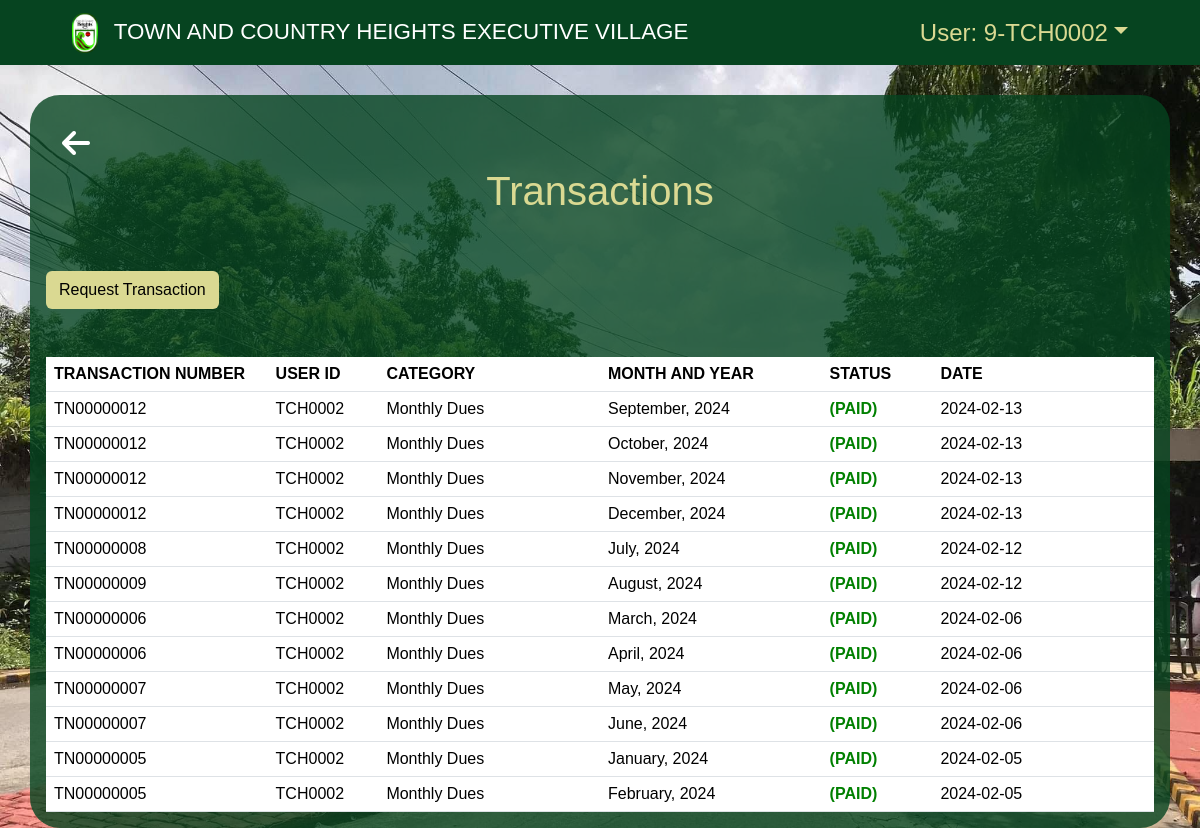
The app's page /user/transactions.php (signed in) with its own data.
### tables this page shows
CREATE TABLE `payments_list` (
  `id` int(100) NOT NULL,
  `transaction_number` varchar(250) NOT NULL,
  `homeowners_id` int(100) NOT NULL,
  `property_id` int(100) NOT NULL,
  `collection_id` int(255) NOT NULL,
  `collection_fee_id` int(100) NOT NULL,
  `date_created` datetime NOT NULL,
  `paid` varchar(100) NOT NULL,
  `balance` varchar(100) NOT NULL,
  `remarks` varchar(255) NOT NULL,
  `admin` varchar(255) NOT NULL,
  `archive` varchar(255) DEFAULT 'ACTIVE'
);

CREATE TABLE `homeowners_users` (
  `id` int(100) NOT NULL,
  `account_number` varchar(100) NOT NULL,
  `username` varchar(100) NOT NULL,
  `password` varchar(100) NOT NULL,
  `firstname` varchar(100) NOT NULL,
  `lastname` varchar(100) NOT NULL,
  `middle_initial` varchar(100) NOT NULL,
  `email` varchar(100) NOT NULL,
  `phone_number` varchar(100) NOT NULL,
  `blk` varchar(100) NOT NULL,
  `lot` varchar(100) NOT NULL,
  `street` varchar(100) NOT NULL,
  `phase` varchar(100) NOT NULL,
  `status` varchar(100) NOT NULL,
  `date_created` datetime NOT NULL,
  `archive` varchar(255) NOT NULL DEFAULT 'ACTIVE'
);

CREATE TABLE `collection_fee` (
  `id` int(11) NOT NULL,
  `collection_fee_number` varchar(255) NOT NULL,
  `category` varchar(100) NOT NULL,
  `description` varchar(100) NOT NULL,
  `fee` varchar(100) NOT NULL,
  `date_created` datetime NOT NULL,
  `status` varchar(100) NOT NULL DEFAULT 'ACTIVE'
);

CREATE TABLE `collection_list` (
  `id` int(255) NOT NULL,
  `property_id` int(200) NOT NULL,
  `owners_id` int(255) NOT NULL,
  `collection_fee_id` int(250) NOT NULL,
  `date_created` datetime NOT NULL,
  `balance` varchar(200) NOT NULL,
  `date_paid` datetime NOT NULL,
  `status` varchar(200) NOT NULL,
  `month` varchar(200) NOT NULL,
  `month_int` varchar(100) NOT NULL,
  `year` varchar(200) NOT NULL,
  `email_status` varchar(100) NOT NULL DEFAULT 'NOT SENT',
  `archive` varchar(255) NOT NULL DEFAULT 'ACTIVE'
);

### user/transactions.php (the view, shortened to what this page needs)
<?php
require_once "../user-panel/user-nav.php";
require_once "../includes/user_header_transactions.php";
$server = new Server();
?>
<main>
  <div class="backbtn-title d-flex flex-column">
    <div class="col-12 back-button">
      <a href="home.php" class="d-flex justify-content-start">
        <i class="fa-solid fa-arrow-left" style="color: #ffffff;"></i>
      </a>
    </div>
    <div class="row d-flex mt-2 mb-5 justify-content-center">
      <div class="col col-xl-12 option-title">
        <h1>Transactions</h1>
      </div>
    </div>
  </div>
  <div class="request-transaction mb-5">
    <button type="button" class="btn d-flex justify-content-end" data-toggle="modal" data-target="#request_transaction">
      Request Transaction
    </button>
  </div>
<div class="table-responsive">
<table class="table mb-0">
    <thead class="thead-dark">
      <tr>
        <th scope="col" width="20%">TRANSACTION NUMBER</th>
        <th scope="col" width="10%">USER ID</th>
        <th scope="col" width="20%">CATEGORY</th>
        <th scope="col" width="20%">MONTH AND YEAR</th>
        <th scope="col" width="10">STATUS</th>
        <th scope="col" width="20%">DATE</th>
      </tr>
    </thead>
    <tbody>
      <?php
      $id = $_SESSION["user_id"];
      $query =  "SELECT
                payments_list.id,
                payments_list.transaction_number,
                payments_list.homeowners_id,
                payments_list.property_id,
                payments_list.collection_id,
                payments_list.collection_fee_id,
                DATE(payments_list.date_created) AS date_created,
                payments_list.paid,
                homeowners_users.id,
                homeowners_users.account_number,
                property_list.id,
                collection_list.id,
                collection_list.property_id,
                collection_list.collection_fee_id,
                collection_list.month,
                collection_list.year,
                collection_list.balance,
                collection_list.status,
                collection_fee.id,
                collection_fee.category,
                collection_fee.fee
                FROM payments_list
                INNER JOIN homeowners_users ON payments_list.homeowners_id = homeowners_users.id
                INNER JOIN property_list ON payments_list.property_id = property_list.id
                INNER JOIN collection_list ON payments_list.collection_id = collection_list.id
                INNER JOIN collection_fee ON payments_list.collection_fee_id = collection_fee.id
                WHERE payments_list.homeowners_id = :user_id
                ORDER BY date_created DESC;";
      $data = ["user_id" => $id];
      $connection = $server->openConn();
      $stmt = $connection->prepare($query);
      $stmt->execute($data);
      if ($stmt->rowCount() > 0) {
        while ($result = $stmt->fetch()) {
          $transaction_number = $result["transaction_number"];
          $account_number = $result['account_number'];
          $collection_fee_id = $result["category"];
          $date_created = $result["date_created"];
          $status = $result["status"];
          $month = $result["month"];
          $year = $result["year"];
          $monthyear = "{$month}, {$year}";
      ?>
          <tr>
            <td><?= $transaction_number ?></td>
            <td><?= $account_number ?></td>
            <td><?= $collection_fee_id ?></td>
            <td><?= $monthyear?></td>
            <td><?php
                if ($status === "PAID") {
                  echo '<span style="color: green; font-weight: bold;"> (PAID)</span>';
                } else {
                  echo '<span style="color: red; font-weight: bold;"> (UNPAID)</span>';
                }
                ?>
            </td>
            <td><?= $date_created ?></td>
          </tr>
      <?php
        }
      }
      ?>
    </tbody>
  </table>
</div>
</main>
</body>
<?php
require "../includes/footer.php";
?>

### styles/user-home.css (style rules this page uses)
body { min-height: 100vh; width: 100%; background-image: url("../img/town_and_country_heights.jpg"); background-size: cover; background-repeat: no-repeat; background-attachment: fixed; }
main { min-height: 60vh; width: 95%; padding: 1rem; margin-top: 30px; margin-right: auto; margin-left: auto; margin-bottom: auto; border-radius: 30px; background-color: rgba(6, 68, 32, 0.8); color: white; font-family: 'Poppins', sans-serif; }

### styles/backbutton.css (style rules this page uses)
.back-button a { text-decoration: none; color: white; font-size: 32px; margin-left: 1rem; margin-top: 1rem; }
.backbtn-title { display: flex; justify-content: center; align-items: center; min-height: 80px; }
.option-title { color: #DAD992; }

### styles/transactions.css (style rules this page uses)
.btn { background-color: #DAD992; color: black; }
thead { background-color: aqua; }
table th { text-overflow: ellipsis; white-space: nowrap; overflow: hidden; }
thead tr { font-weight: 500; color: #999999; }

### records on screen
payments_list: transaction_number "TN00000012", homeowners_users.account_number "TCH0002", collection_fee.category "Monthly Dues", collection_list.month+year "September, 2024", date_created "2024-02-13"
payments_list: transaction_number "TN00000012", homeowners_users.account_number "TCH0002", collection_fee.category "Monthly Dues", collection_list.month+year "October, 2024", date_created "2024-02-13"
payments_list: transaction_number "TN00000012", homeowners_users.account_number "TCH0002", collection_fee.category "Monthly Dues", collection_list.month+year "November, 2024", date_created "2024-02-13"
payments_list: transaction_number "TN00000012", homeowners_users.account_number "TCH0002", collection_fee.category "Monthly Dues", collection_list.month+year "December, 2024", date_created "2024-02-13"
payments_list: transaction_number "TN00000008", homeowners_users.account_number "TCH0002", collection_fee.category "Monthly Dues", collection_list.month+year "July, 2024", date_created "2024-02-12"
payments_list: transaction_number "TN00000009", homeowners_users.account_number "TCH0002", collection_fee.category "Monthly Dues", collection_list.month+year "August, 2024", date_created "2024-02-12"
payments_list: transaction_number "TN00000006", homeowners_users.account_number "TCH0002", collection_fee.category "Monthly Dues", collection_list.month+year "March, 2024", date_created "2024-02-06"
payments_list: transaction_number "TN00000006", homeowners_users.account_number "TCH0002", collection_fee.category "Monthly Dues", collection_list.month+year "April, 2024", date_created "2024-02-06"
payments_list: transaction_number "TN00000007", homeowners_users.account_number "TCH0002", collection_fee.category "Monthly Dues", collection_list.month+year "May, 2024", date_created "2024-02-06"
payments_list: transaction_number "TN00000007", homeowners_users.account_number "TCH0002", collection_fee.category "Monthly Dues", collection_list.month+year "June, 2024", date_created "2024-02-06"
payments_list: transaction_number "TN00000005", homeowners_users.account_number "TCH0002", collection_fee.category "Monthly Dues", collection_list.month+year "January, 2024", date_created "2024-02-05"
payments_list: transaction_number "TN00000005", homeowners_users.account_number "TCH0002", collection_fee.category "Monthly Dues", collection_list.month+year "February, 2024", date_created "2024-02-05"

### other values on screen
$_SESSION["user_id"] "9"
$_SESSION["username"] "TCH0002"
